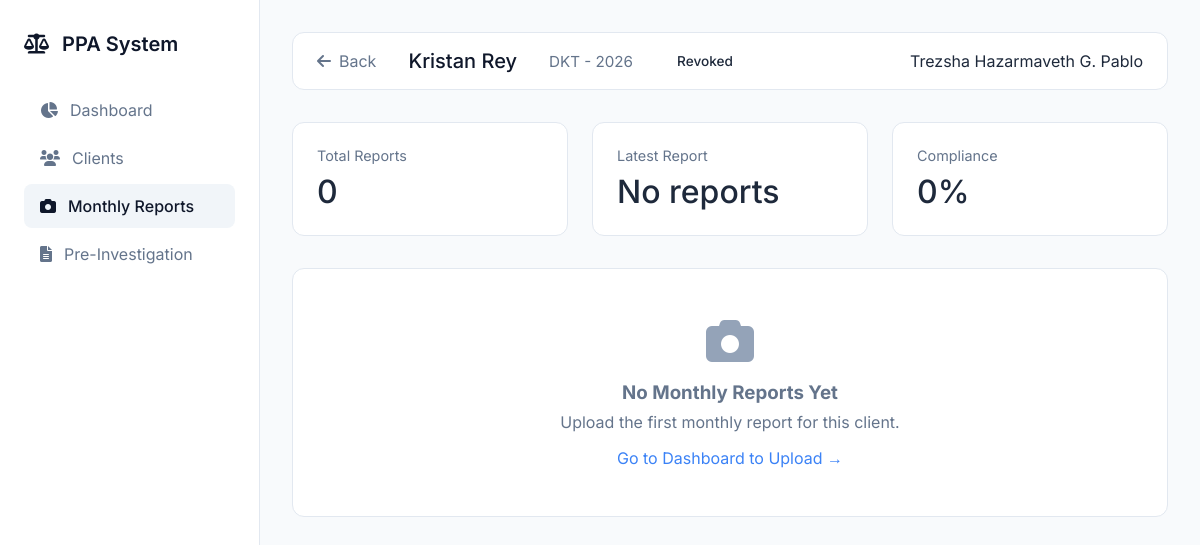
The page /view_reports.php?id=23 (signed in) on the database as committed earlier.
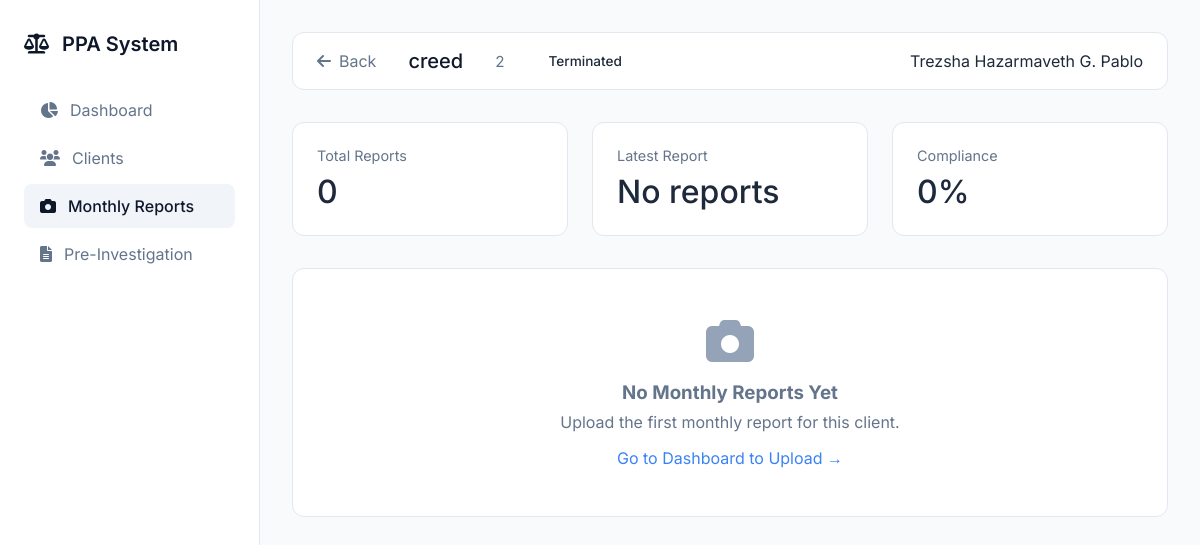
The same page on the database as committed later.
### tables this page shows
CREATE TABLE `clients` (
  `id` int(11) NOT NULL,
  `docket_number` varchar(50) DEFAULT NULL,
  `name` varchar(100) DEFAULT NULL,
  `cc_number` varchar(50) DEFAULT NULL,
  `court` varchar(100) DEFAULT NULL,
  `offense` varchar(100) DEFAULT NULL,
  `sentence` varchar(100) DEFAULT NULL,
  `address` text DEFAULT NULL,
  `status` varchar(50) DEFAULT NULL,
  `created_at` timestamp NOT NULL DEFAULT current_timestamp(),
  `start_date` date DEFAULT NULL,
  `end_date` date DEFAULT NULL,
  `payment` decimal(10,2) DEFAULT 0.00,
  `pi_case_id` int(11) DEFAULT NULL,
  `ps_case_id` int(11) DEFAULT NULL,
  `case_status` varchar(50) DEFAULT 'Pending',
  `phone_number` varchar(20) DEFAULT NULL
);

### view_reports.php (the view, shortened to what the changed rows need)
<?php
include 'config/database.php';
$client_id = mysqli_real_escape_string($conn, $_GET['id']);
$client_query = mysqli_query($conn, "SELECT * FROM clients WHERE id='$client_id'");
$client = mysqli_fetch_assoc($client_query);
$reports = mysqli_query($conn, "
    SELECT mr.*, s.fullname as uploaded_by_name
    FROM monthly_reports mr
    LEFT JOIN staff s ON mr.uploaded_by = s.id
    WHERE mr.probationer_id = '$client_id'
    ORDER BY mr.report_year DESC, mr.report_month DESC
");
?>
<!DOCTYPE html>
<html lang="en">
<head>
    <link rel="stylesheet" href="https://cdnjs.cloudflare.com/ajax/libs/font-awesome/6.0.0/css/all.min.css">
</head>
<body>
    <div class="app">
        <div class="main">
            <div class="top-bar">
                <div class="client-info">
                    <a href="clients.php" class="back-btn">
                        <i class="fas fa-arrow-left"></i>
                        Back
                    </a>
                    <span class="client-name"><?php echo htmlspecialchars($client['name']); ?></span>
                    <span class="client-docket"><?php echo htmlspecialchars($client['docket_number']); ?></span>
                    <span class="status-badge status-<?php echo $client['status']; ?>">
                        <?php echo $client['status']; ?>
                    </span>
                </div>
            </div>
            <?php
            $total_reports = mysqli_num_rows($reports);
            ?>
            <div class="stats-grid">
                <div class="stat-card">
                    <div class="stat-label">Compliance</div>
                    <div class="stat-value">
                        <?php
                        $months_since_start = ceil((time() - strtotime($client['start_date'])) / (30 * 24 * 60 * 60));
                        $expected = min($months_since_start, 12);
                        $percentage = $expected > 0 ? round(($total_reports / $expected) * 100) : 0;
                        echo $percentage . '%';
                        ?>
                    </div>
                </div>
            </div>
        </div>
    </div>
</body>
</html>

Rows that differ between the two databases and show on the page:
changed clients: name "Kristan Rey" → "creed"; docket_number "DKT - 2026" → "2"; status "Revoked" → "Terminated"
